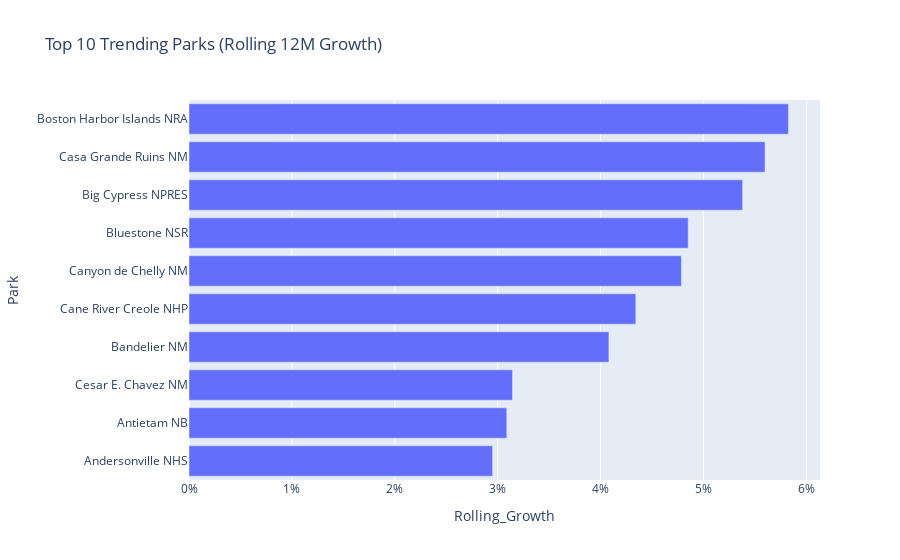

Source (notebook cell):
### Code cell
# Chart
fig = px.bar(
    top_trending.sort_values("Rolling_Growth"),
    x="Rolling_Growth", y="Park", orientation="h",
    title="Top 10 Trending Parks (Rolling 12M Growth)"
)
fig.update_layout(xaxis_tickformat=".0%")
fig.show()

### Figure 1 — Plotly figure (JSON) as saved in the notebook; plotly's stock layout.template omitted (floating-point values rounded to 4 significant figures)
{"data": [{"hovertemplate": "Rolling_Growth=%{x}<br>Park=%{y}<extra></extra>", "legendgroup": "", "marker": {"color": "#636efa", "pattern": {"shape": ""}}, "name": "", "orientation": "h", "showlegend": false, "textposition": "auto", "type": "bar", "x": [0.02951, 0.03088, 0.03144, 0.0408, 0.04342, 0.04786, 0.04851, 0.0538, 0.05598, 0.05826], "xaxis": "x", "y": ["Andersonville NHS", "Antietam NB", "Cesar E. Chavez NM", "Bandelier NM", "Cane River Creole NHP", "Canyon de Chelly NM", "Bluestone NSR", "Big Cypress NPRES", "Casa Grande Ruins NM", "Boston Harbor Islands NRA"], "yaxis": "y"}], "layout": {"barmode": "relative", "legend": {"tracegroupgap": 0}, "title": {"text": "Top 10 Trending Parks (Rolling 12M Growth)"}, "xaxis": {"anchor": "y", "domain": [0, 1], "tickformat": ".0%", "title": {"text": "Rolling_Growth"}}, "yaxis": {"anchor": "x", "domain": [0, 1], "title": {"text": "Park"}}}}
